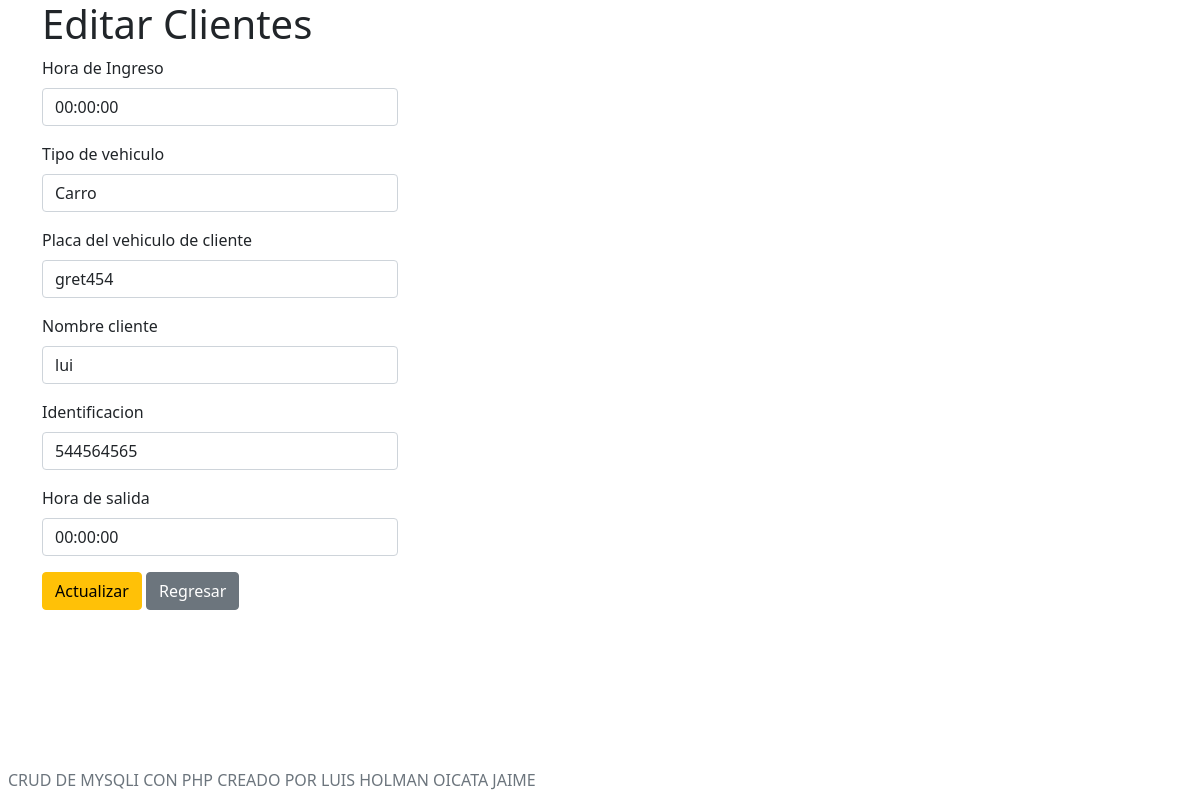
The app's page /Registrovehiculos/editar.php?id=1 with its own data.
### tables this page shows
CREATE TABLE `registro_vehiculos` (
  `Idregistro_vehiculos` int(11) NOT NULL,
  `Hora_ingreso` time NOT NULL,
  `Fecha_ingreso` date NOT NULL,
  `Tipo_vehiculo` varchar(45) NOT NULL,
  `Placa_vehiculo` varchar(15) NOT NULL,
  `Nombre_cliente` varchar(45) NOT NULL,
  `Identificacion` int(20) NOT NULL,
  `Hora_salida` time NOT NULL,
  `Fecha_salida` date NOT NULL
);

### Registrovehiculos/editar.php (the view, shortened to what this page needs)
<?php
include_once "encabezado.php";
$mysqli=include_once "../Database/conexion.php";
$Idregistro_vehiculos=$_GET["id"];
$resultadoQuery=$mysqli->prepare("SELECT Idregistro_vehiculos,
Hora_ingreso,
Tipo_vehiculo,
Placa_vehiculo,
Nombre_cliente,
Identificacion,
Hora_salida
FROM registro_vehiculos WHERE Idregistro_vehiculos=?");
$resultadoQuery->bind_param("i",$Idregistro_vehiculos);
$resultadoQuery-> execute();
$resultadoData=$resultadoQuery->get_result();
$infoCliente=$resultadoData->fetch_assoc();
?>
<div class="container">
<div class="row">
    <div class="col-md-4">
        <h1>Editar Clientes</h1>
        <form action="actualizar.php" method="POST">
            <div class="mb-3">
            <label for="horaingreso" class="form-label">Hora de Ingreso</label>
            <input type="text" class="form-control" value="<?php echo $infoCliente["Hora_ingreso"] ?>" name="horaingreso" id="horaingreso" placeholder="hora de ingreso vehiculo ">
            </div>
            <div class="mb-3">
            <label for="tipovehiculo" class="form-label">Tipo de vehiculo</label>
            <select id="tipovehiculo" class="form-control" name="tipovehiculo" value="<?php echo $infoCliente["Tipo_vehiculo"] ?>" name="Tipo de vehiculo">
                <option value="carro">Carro</option>
             </select>
            </div>
            <div class="mb-3">
            <label for="placavehiculo" class="form-label">Placa del vehiculo de cliente</label>
            <input type="text" class="form-control" name="placavehiculo" id="placavehiculo" value="<?php echo $infoCliente["Placa_vehiculo"] ?>"  placeholder="Ingrese placa vehiculo">
            </div>
            <div class="mb-3">
            <label for="nombrecliente" class="form-label">Nombre cliente</label>
            <input type="text" class="form-control" name="nombrecliente" id="nombrecliente" value="<?php echo $infoCliente["Nombre_cliente"] ?>"  placeholder="Ingrese el nombre del cliente">
            </div>
            <div class="mb-3">
            <label for="identificacion" class="form-label">Identificacion</label>
            <input type="text" class="form-control" name="identificacion" id="identificacion" value="<?php echo $infoCliente["Identificacion"] ?>"  placeholder="Ingrese identificacion del cliente">
            </div>
            <div class="mb-3">
            <label for="horasalida" class="form-label">Hora de salida</label>
            <input type="text" class="form-control" name="horasalida" id="horasalida" value="<?php echo $infoCliente["Hora_salida"] ?>"  placeholder="Ingrese hora de salida vehiculo">
            </div>
            <div class="mb-3">
            <button class="btn btn-warning">Actualizar</button>
            <a class="btn btn-secondary" href="listar.php">Regresar</a>
            </div>
        </form>
    </div>
</div>
</div>
<?php include_once "pie.php" ?>

### records on screen
registro_vehiculos: horaingreso "00:00:00", tipovehiculo "Carro", placavehiculo "gret454", nombrecliente "lui", identificacion "544564565", horasalida "00:00:00"
